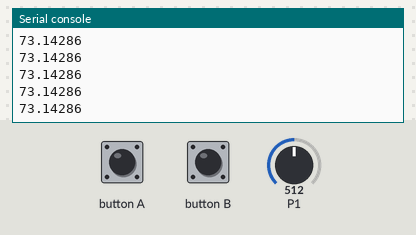
Recording of a program running on a simulated BBC micro:bit running MicroPython. On the bench: the last lines printed to the serial console. Inputs (shaded band) come from the test bench; at power-on: P1 = 512 (analog values on the 0–1023 scale).

Above: at 1.2 s.
1.3 s: P1 set to 716
At 2.0 s:
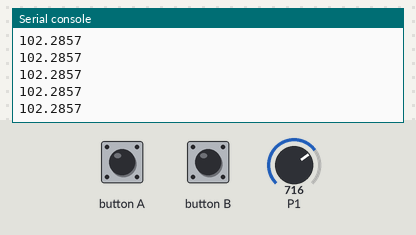
2.8 s: P1 set to 900
At 3.3 s:
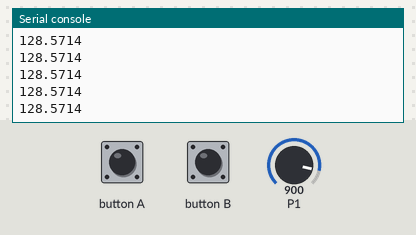
Timing chart, 0 to 4.9 s (numbered marks = the images above; inputs shaded):
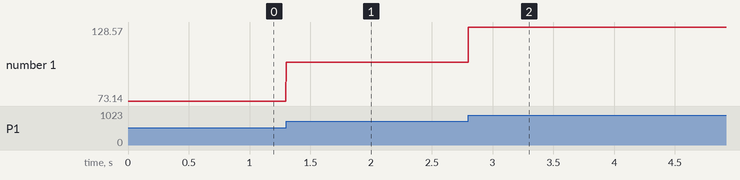

Measured:
- after the input at 1.3 s, the serial console: prints a new line at once (image 1)
- after the input at 2.8 s, the serial console: prints a new line at once (image 2)
- plotted number 1: 73.14 → 102.29 after the input at 1.3 s, 102.29 → 128.57 after the input at 2.8 s

The program:

waterlevel.py
```python
from microbit import *


class WATERLEVEL(object):
    """基本描述

    水位传感器，返回0-100百分比

    Args:
        RJ_pin (pin): 连接端口

    Returns:
        value: 水位百分比
    """
    def __init__(self, pin):
        self.__pin = pin

    def get_waterlevel(self):
        """基本描述

        读取当前水位

        Returns:
            value: 水位百分比
        """
        __value = self.__pin.read_analog()
        value = ((__value - 0) * (100 - 0)) / (700 - 0) + 0
        return value


if __name__ == "__main__":
    s = WATERLEVEL(pin1)
    while True:
        print(s.get_waterlevel())
```
